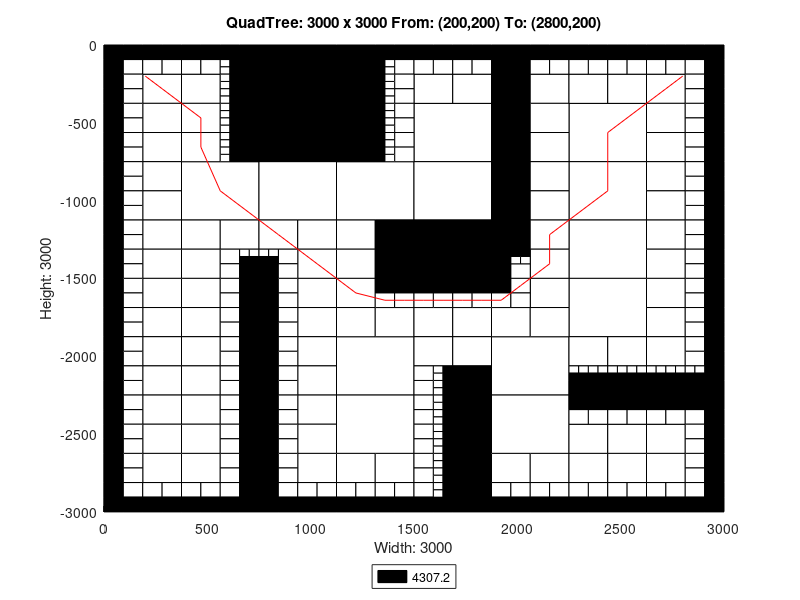

Write MATLAB code to recreate this figure.
axis([0 3000 -3000 0]);
title('QuadTree: 3000 x 3000 From: (200,200) To: (2800,200)');
xlabel('Width: 3000');
ylabel('Height: 3000');
rectangle('Position',[750 -375 375 375], 'FaceColor',[0 0 0]);
rectangle('Position',[750 -750 375 375], 'FaceColor',[0 0 0]);
rectangle('Position',[375 -1125 375 375], 'FaceColor',[1 1 1]);
rectangle('Position',[750 -1125 375 375], 'FaceColor',[1 1 1]);
rectangle('Position',[1125 -1125 375 375], 'FaceColor',[1 1 1]);
rectangle('Position',[1500 -750 375 375], 'FaceColor',[1 1 1]);
rectangle('Position',[2250 -750 375 375], 'FaceColor',[1 1 1]);
rectangle('Position',[1500 -1125 375 375], 'FaceColor',[1 1 1]);
rectangle('Position',[1500 -1500 375 375], 'FaceColor',[0 0 0]);
rectangle('Position',[2250 -1125 375 375], 'FaceColor',[1 1 1]);
rectangle('Position',[2250 -1500 375 375], 'FaceColor',[1 1 1]);
rectangle('Position',[1125 -2250 375 375], 'FaceColor',[1 1 1]);
rectangle('Position',[1125 -2625 375 375], 'FaceColor',[1 1 1]);
rectangle('Position',[1875 -2250 375 375], 'FaceColor',[1 1 1]);
rectangle('Position',[2250 -1875 375 375], 'FaceColor',[1 1 1]);
rectangle('Position',[1875 -2625 375 375], 'FaceColor',[1 1 1]);
rectangle('Position',[187.5 -375 187.5 187.5], 'FaceColor',[1 1 1]);
rectangle('Position',[375 -375 187.5 187.5], 'FaceColor',[1 1 1]);
rectangle('Position',[187.5 -562.5 187.5 187.5], 'FaceColor',[1 1 1]);
rectangle('Position',[187.5 -750 187.5 187.5], 'FaceColor',[1 1 1]);
rectangle('Position',[375 -562.5 187.5 187.5], 'FaceColor',[1 1 1]);
rectangle('Position',[375 -750 187.5 187.5], 'FaceColor',[1 1 1]);
rectangle('Position',[1125 -187.5 187.5 187.5], 'FaceColor',[0 0 0]);
rectangle('Position',[1125 -375 187.5 187.5], 'FaceColor',[0 0 0]);
rectangle('Position',[1125 -562.5 187.5 187.5], 'FaceColor',[0 0 0]);
rectangle('Position',[1125 -750 187.5 187.5], 'FaceColor',[0 0 0]);
rectangle('Position',[187.5 -937.5 187.5 187.5], 'FaceColor',[1 1 1]);
rectangle('Position',[187.5 -1125 187.5 187.5], 'FaceColor',[1 1 1]);
rectangle('Position',[187.5 -1312.5 187.5 187.5], 'FaceColor',[1 1 1]);
rectangle('Position',[187.5 -1500 187.5 187.5], 'FaceColor',[1 1 1]);
rectangle('Position',[375 -1312.5 187.5 187.5], 'FaceColor',[1 1 1]);
rectangle('Position',[562.5 -1312.5 187.5 187.5], 'FaceColor',[1 1 1]);
rectangle('Position',[375 -1500 187.5 187.5], 'FaceColor',[1 1 1]);
rectangle('Position',[750 -1312.5 187.5 187.5], 'FaceColor',[1 1 1]);
rectangle('Position',[937.5 -1312.5 187.5 187.5], 'FaceColor',[1 1 1]);
rectangle('Position',[937.5 -1500 187.5 187.5], 'FaceColor',[1 1 1]);
rectangle('Position',[1125 -1312.5 187.5 187.5], 'FaceColor',[1 1 1]);
rectangle('Position',[1312.5 -1312.5 187.5 187.5], 'FaceColor',[0 0 0]);
rectangle('Position',[1125 -1500 187.5 187.5], 'FaceColor',[1 1 1]);
rectangle('Position',[1312.5 -1500 187.5 187.5], 'FaceColor',[0 0 0]);
rectangle('Position',[1500 -375 187.5 187.5], 'FaceColor',[1 1 1]);
rectangle('Position',[1687.5 -375 187.5 187.5], 'FaceColor',[1 1 1]);
rectangle('Position',[1875 -187.5 187.5 187.5], 'FaceColor',[0 0 0]);
rectangle('Position',[1875 -375 187.5 187.5], 'FaceColor',[0 0 0]);
rectangle('Position',[2062.5 -375 187.5 187.5], 'FaceColor',[1 1 1]);
rectangle('Position',[1875 -562.5 187.5 187.5], 'FaceColor',[0 0 0]);
rectangle('Position',[2062.5 -562.5 187.5 187.5], 'FaceColor',[1 1 1]);
rectangle('Position',[1875 -750 187.5 187.5], 'FaceColor',[0 0 0]);
rectangle('Position',[2062.5 -750 187.5 187.5], 'FaceColor',[1 1 1]);
rectangle('Position',[2250 -375 187.5 187.5], 'FaceColor',[1 1 1]);
rectangle('Position',[2437.5 -375 187.5 187.5], 'FaceColor',[1 1 1]);
rectangle('Position',[2625 -375 187.5 187.5], 'FaceColor',[1 1 1]);
rectangle('Position',[2625 -562.5 187.5 187.5], 'FaceColor',[1 1 1]);
rectangle('Position',[2625 -750 187.5 187.5], 'FaceColor',[1 1 1]);
rectangle('Position',[1875 -937.5 187.5 187.5], 'FaceColor',[0 0 0]);
rectangle('Position',[2062.5 -937.5 187.5 187.5], 'FaceColor',[1 1 1]);
rectangle('Position',[1875 -1125 187.5 187.5], 'FaceColor',[0 0 0]);
rectangle('Position',[2062.5 -1125 187.5 187.5], 'FaceColor',[1 1 1]);
rectangle('Position',[1875 -1312.5 187.5 187.5], 'FaceColor',[0 0 0]);
rectangle('Position',[2062.5 -1312.5 187.5 187.5], 'FaceColor',[1 1 1]);
rectangle('Position',[2062.5 -1500 187.5 187.5], 'FaceColor',[1 1 1]);
rectangle('Position',[2625 -937.5 187.5 187.5], 'FaceColor',[1 1 1]);
rectangle('Position',[2625 -1125 187.5 187.5], 'FaceColor',[1 1 1]);
rectangle('Position',[2625 -1312.5 187.5 187.5], 'FaceColor',[1 1 1]);
rectangle('Position',[2625 -1500 187.5 187.5], 'FaceColor',[1 1 1]);
rectangle('Position',[187.5 -1687.5 187.5 187.5], 'FaceColor',[1 1 1]);
rectangle('Position',[187.5 -1875 187.5 187.5], 'FaceColor',[1 1 1]);
rectangle('Position',[375 -1687.5 187.5 187.5], 'FaceColor',[1 1 1]);
rectangle('Position',[375 -1875 187.5 187.5], 'FaceColor',[1 1 1]);
rectangle('Position',[187.5 -2062.5 187.5 187.5], 'FaceColor',[1 1 1]);
rectangle('Position',[187.5 -2250 187.5 187.5], 'FaceColor',[1 1 1]);
rectangle('Position',[375 -2062.5 187.5 187.5], 'FaceColor',[1 1 1]);
rectangle('Position',[375 -2250 187.5 187.5], 'FaceColor',[1 1 1]);
rectangle('Position',[937.5 -1687.5 187.5 187.5], 'FaceColor',[1 1 1]);
rectangle('Position',[937.5 -1875 187.5 187.5], 'FaceColor',[1 1 1]);
rectangle('Position',[1125 -1687.5 187.5 187.5], 'FaceColor',[1 1 1]);
rectangle('Position',[1125 -1875 187.5 187.5], 'FaceColor',[1 1 1]);
rectangle('Position',[1312.5 -1875 187.5 187.5], 'FaceColor',[1 1 1]);
rectangle('Position',[937.5 -2062.5 187.5 187.5], 'FaceColor',[1 1 1]);
rectangle('Position',[937.5 -2250 187.5 187.5], 'FaceColor',[1 1 1]);
rectangle('Position',[187.5 -2437.5 187.5 187.5], 'FaceColor',[1 1 1]);
rectangle('Position',[187.5 -2625 187.5 187.5], 'FaceColor',[1 1 1]);
rectangle('Position',[375 -2437.5 187.5 187.5], 'FaceColor',[1 1 1]);
rectangle('Position',[375 -2625 187.5 187.5], 'FaceColor',[1 1 1]);
rectangle('Position',[187.5 -2812.5 187.5 187.5], 'FaceColor',[1 1 1]);
rectangle('Position',[375 -2812.5 187.5 187.5], 'FaceColor',[1 1 1]);
rectangle('Position',[937.5 -2437.5 187.5 187.5], 'FaceColor',[1 1 1]);
rectangle('Position',[937.5 -2625 187.5 187.5], 'FaceColor',[1 1 1]);
rectangle('Position',[937.5 -2812.5 187.5 187.5], 'FaceColor',[1 1 1]);
rectangle('Position',[1125 -2812.5 187.5 187.5], 'FaceColor',[1 1 1]);
rectangle('Position',[1312.5 -2812.5 187.5 187.5], 'FaceColor',[1 1 1]);
rectangle('Position',[1500 -1875 187.5 187.5], 'FaceColor',[1 1 1]);
rectangle('Position',[1687.5 -1875 187.5 187.5], 'FaceColor',[1 1 1]);
rectangle('Position',[2062.5 -1687.5 187.5 187.5], 'FaceColor',[1 1 1]);
rectangle('Position',[1875 -1875 187.5 187.5], 'FaceColor',[1 1 1]);
rectangle('Position',[2062.5 -1875 187.5 187.5], 'FaceColor',[1 1 1]);
rectangle('Position',[1500 -2062.5 187.5 187.5], 'FaceColor',[1 1 1]);
rectangle('Position',[1687.5 -2062.5 187.5 187.5], 'FaceColor',[1 1 1]);
rectangle('Position',[1687.5 -2250 187.5 187.5], 'FaceColor',[0 0 0]);
rectangle('Position',[2625 -1687.5 187.5 187.5], 'FaceColor',[1 1 1]);
rectangle('Position',[2625 -1875 187.5 187.5], 'FaceColor',[1 1 1]);
rectangle('Position',[2250 -2062.5 187.5 187.5], 'FaceColor',[1 1 1]);
rectangle('Position',[2437.5 -2062.5 187.5 187.5], 'FaceColor',[1 1 1]);
rectangle('Position',[2625 -2062.5 187.5 187.5], 'FaceColor',[1 1 1]);
rectangle('Position',[1687.5 -2437.5 187.5 187.5], 'FaceColor',[0 0 0]);
rectangle('Position',[1687.5 -2625 187.5 187.5], 'FaceColor',[0 0 0]);
rectangle('Position',[1687.5 -2812.5 187.5 187.5], 'FaceColor',[0 0 0]);
rectangle('Position',[1687.5 -3000 187.5 187.5], 'FaceColor',[0 0 0]);
rectangle('Position',[1875 -2812.5 187.5 187.5], 'FaceColor',[1 1 1]);
rectangle('Position',[2062.5 -2812.5 187.5 187.5], 'FaceColor',[1 1 1]);
rectangle('Position',[2250 -2625 187.5 187.5], 'FaceColor',[1 1 1]);
rectangle('Position',[2437.5 -2625 187.5 187.5], 'FaceColor',[1 1 1]);
rectangle('Position',[2625 -2625 187.5 187.5], 'FaceColor',[1 1 1]);
rectangle('Position',[2250 -2812.5 187.5 187.5], 'FaceColor',[1 1 1]);
rectangle('Position',[2437.5 -2812.5 187.5 187.5], 'FaceColor',[1 1 1]);
rectangle('Position',[2625 -2812.5 187.5 187.5], 'FaceColor',[1 1 1]);
rectangle('Position',[0 -93.75 93.75 93.75], 'FaceColor',[0 0 0]);
rectangle('Position',[93.75 -93.75 93.75 93.75], 'FaceColor',[0 0 0]);
rectangle('Position',[0 -187.5 93.75 93.75], 'FaceColor',[0 0 0]);
rectangle('Position',[93.75 -187.5 93.75 93.75], 'FaceColor',[1 1 1]);
rectangle('Position',[187.5 -93.75 93.75 93.75], 'FaceColor',[0 0 0]);
rectangle('Position',[281.25 -93.75 93.75 93.75], 'FaceColor',[0 0 0]);
rectangle('Position',[187.5 -187.5 93.75 93.75], 'FaceColor',[1 1 1]);
rectangle('Position',[281.25 -187.5 93.75 93.75], 'FaceColor',[1 1 1]);
rectangle('Position',[0 -281.25 93.75 93.75], 'FaceColor',[0 0 0]);
rectangle('Position',[93.75 -281.25 93.75 93.75], 'FaceColor',[1 1 1]);
rectangle('Position',[0 -375 93.75 93.75], 'FaceColor',[0 0 0]);
rectangle('Position',[93.75 -375 93.75 93.75], 'FaceColor',[1 1 1]);
rectangle('Position',[375 -93.75 93.75 93.75], 'FaceColor',[0 0 0]);
rectangle('Position',[468.75 -93.75 93.75 93.75], 'FaceColor',[0 0 0]);
rectangle('Position',[375 -187.5 93.75 93.75], 'FaceColor',[1 1 1]);
rectangle('Position',[468.75 -187.5 93.75 93.75], 'FaceColor',[1 1 1]);
rectangle('Position',[562.5 -93.75 93.75 93.75], 'FaceColor',[0 0 0]);
rectangle('Position',[656.25 -93.75 93.75 93.75], 'FaceColor',[0 0 0]);
rectangle('Position',[656.25 -187.5 93.75 93.75], 'FaceColor',[0 0 0]);
rectangle('Position',[656.25 -281.25 93.75 93.75], 'FaceColor',[0 0 0]);
rectangle('Position',[656.25 -375 93.75 93.75], 'FaceColor',[0 0 0]);
rectangle('Position',[0 -468.75 93.75 93.75], 'FaceColor',[0 0 0]);
rectangle('Position',[93.75 -468.75 93.75 93.75], 'FaceColor',[1 1 1]);
rectangle('Position',[0 -562.5 93.75 93.75], 'FaceColor',[0 0 0]);
rectangle('Position',[93.75 -562.5 93.75 93.75], 'FaceColor',[1 1 1]);
rectangle('Position',[0 -656.25 93.75 93.75], 'FaceColor',[0 0 0]);
rectangle('Position',[93.75 -656.25 93.75 93.75], 'FaceColor',[1 1 1]);
rectangle('Position',[0 -750 93.75 93.75], 'FaceColor',[0 0 0]);
rectangle('Position',[93.75 -750 93.75 93.75], 'FaceColor',[1 1 1]);
rectangle('Position',[656.25 -468.75 93.75 93.75], 'FaceColor',[0 0 0]);
rectangle('Position',[656.25 -562.5 93.75 93.75], 'FaceColor',[0 0 0]);
rectangle('Position',[656.25 -656.25 93.75 93.75], 'FaceColor',[0 0 0]);
rectangle('Position',[656.25 -750 93.75 93.75], 'FaceColor',[0 0 0]);
rectangle('Position',[1312.5 -93.75 93.75 93.75], 'FaceColor',[0 0 0]);
rectangle('Position',[1406.25 -93.75 93.75 93.75], 'FaceColor',[0 0 0]);
rectangle('Position',[1406.25 -187.5 93.75 93.75], 'FaceColor',[1 1 1]);
rectangle('Position',[1406.25 -281.25 93.75 93.75], 'FaceColor',[1 1 1]);
rectangle('Position',[1406.25 -375 93.75 93.75], 'FaceColor',[1 1 1]);
rectangle('Position',[1406.25 -468.75 93.75 93.75], 'FaceColor',[1 1 1]);
rectangle('Position',[1406.25 -562.5 93.75 93.75], 'FaceColor',[1 1 1]);
rectangle('Position',[1406.25 -656.25 93.75 93.75], 'FaceColor',[1 1 1]);
rectangle('Position',[1406.25 -750 93.75 93.75], 'FaceColor',[1 1 1]);
rectangle('Position',[0 -843.75 93.75 93.75], 'FaceColor',[0 0 0]);
rectangle('Position',[93.75 -843.75 93.75 93.75], 'FaceColor',[1 1 1]);
rectangle('Position',[0 -937.5 93.75 93.75], 'FaceColor',[0 0 0]);
rectangle('Position',[93.75 -937.5 93.75 93.75], 'FaceColor',[1 1 1]);
rectangle('Position',[0 -1031.25 93.75 93.75], 'FaceColor',[0 0 0]);
rectangle('Position',[93.75 -1031.25 93.75 93.75], 'FaceColor',[1 1 1]);
rectangle('Position',[0 -1125 93.75 93.75], 'FaceColor',[0 0 0]);
rectangle('Position',[93.75 -1125 93.75 93.75], 'FaceColor',[1 1 1]);
rectangle('Position',[0 -1218.75 93.75 93.75], 'FaceColor',[0 0 0]);
rectangle('Position',[93.75 -1218.75 93.75 93.75], 'FaceColor',[1 1 1]);
rectangle('Position',[0 -1312.5 93.75 93.75], 'FaceColor',[0 0 0]);
rectangle('Position',[93.75 -1312.5 93.75 93.75], 'FaceColor',[1 1 1]);
rectangle('Position',[0 -1406.25 93.75 93.75], 'FaceColor',[0 0 0]);
rectangle('Position',[93.75 -1406.25 93.75 93.75], 'FaceColor',[1 1 1]);
rectangle('Position',[0 -1500 93.75 93.75], 'FaceColor',[0 0 0]);
rectangle('Position',[93.75 -1500 93.75 93.75], 'FaceColor',[1 1 1]);
rectangle('Position',[562.5 -1406.25 93.75 93.75], 'FaceColor',[1 1 1]);
rectangle('Position',[562.5 -1500 93.75 93.75], 'FaceColor',[1 1 1]);
rectangle('Position',[656.25 -1500 93.75 93.75], 'FaceColor',[0 0 0]);
rectangle('Position',[843.75 -1406.25 93.75 93.75], 'FaceColor',[1 1 1]);
rectangle('Position',[750 -1500 93.75 93.75], 'FaceColor',[0 0 0]);
rectangle('Position',[843.75 -1500 93.75 93.75], 'FaceColor',[1 1 1]);
rectangle('Position',[1500 -93.75 93.75 93.75], 'FaceColor',[0 0 0]);
rectangle('Position',[1593.75 -93.75 93.75 93.75], 'FaceColor',[0 0 0]);
rectangle('Position',[1500 -187.5 93.75 93.75], 'FaceColor',[1 1 1]);
rectangle('Position',[1593.75 -187.5 93.75 93.75], 'FaceColor',[1 1 1]);
rectangle('Position',[1687.5 -93.75 93.75 93.75], 'FaceColor',[0 0 0]);
rectangle('Position',[1781.25 -93.75 93.75 93.75], 'FaceColor',[0 0 0]);
rectangle('Position',[1687.5 -187.5 93.75 93.75], 'FaceColor',[1 1 1]);
rectangle('Position',[1781.25 -187.5 93.75 93.75], 'FaceColor',[1 1 1]);
rectangle('Position',[2062.5 -93.75 93.75 93.75], 'FaceColor',[0 0 0]);
rectangle('Position',[2156.25 -93.75 93.75 93.75], 'FaceColor',[0 0 0]);
rectangle('Position',[2062.5 -187.5 93.75 93.75], 'FaceColor',[1 1 1]);
rectangle('Position',[2156.25 -187.5 93.75 93.75], 'FaceColor',[1 1 1]);
rectangle('Position',[2250 -93.75 93.75 93.75], 'FaceColor',[0 0 0]);
rectangle('Position',[2343.75 -93.75 93.75 93.75], 'FaceColor',[0 0 0]);
rectangle('Position',[2250 -187.5 93.75 93.75], 'FaceColor',[1 1 1]);
rectangle('Position',[2343.75 -187.5 93.75 93.75], 'FaceColor',[1 1 1]);
rectangle('Position',[2437.5 -93.75 93.75 93.75], 'FaceColor',[0 0 0]);
rectangle('Position',[2531.25 -93.75 93.75 93.75], 'FaceColor',[0 0 0]);
rectangle('Position',[2437.5 -187.5 93.75 93.75], 'FaceColor',[1 1 1]);
rectangle('Position',[2531.25 -187.5 93.75 93.75], 'FaceColor',[1 1 1]);
rectangle('Position',[2625 -93.75 93.75 93.75], 'FaceColor',[0 0 0]);
rectangle('Position',[2718.75 -93.75 93.75 93.75], 'FaceColor',[0 0 0]);
rectangle('Position',[2625 -187.5 93.75 93.75], 'FaceColor',[1 1 1]);
rectangle('Position',[2718.75 -187.5 93.75 93.75], 'FaceColor',[1 1 1]);
rectangle('Position',[2812.5 -93.75 93.75 93.75], 'FaceColor',[0 0 0]);
rectangle('Position',[2906.25 -93.75 93.75 93.75], 'FaceColor',[0 0 0]);
rectangle('Position',[2812.5 -187.5 93.75 93.75], 'FaceColor',[1 1 1]);
rectangle('Position',[2906.25 -187.5 93.75 93.75], 'FaceColor',[0 0 0]);
rectangle('Position',[2812.5 -281.25 93.75 93.75], 'FaceColor',[1 1 1]);
rectangle('Position',[2906.25 -281.25 93.75 93.75], 'FaceColor',[0 0 0]);
rectangle('Position',[2812.5 -375 93.75 93.75], 'FaceColor',[1 1 1]);
rectangle('Position',[2906.25 -375 93.75 93.75], 'FaceColor',[0 0 0]);
rectangle('Position',[2812.5 -468.75 93.75 93.75], 'FaceColor',[1 1 1]);
rectangle('Position',[2906.25 -468.75 93.75 93.75], 'FaceColor',[0 0 0]);
rectangle('Position',[2812.5 -562.5 93.75 93.75], 'FaceColor',[1 1 1]);
rectangle('Position',[2906.25 -562.5 93.75 93.75], 'FaceColor',[0 0 0]);
rectangle('Position',[2812.5 -656.25 93.75 93.75], 'FaceColor',[1 1 1]);
rectangle('Position',[2906.25 -656.25 93.75 93.75], 'FaceColor',[0 0 0]);
rectangle('Position',[2812.5 -750 93.75 93.75], 'FaceColor',[1 1 1]);
rectangle('Position',[2906.25 -750 93.75 93.75], 'FaceColor',[0 0 0]);
rectangle('Position',[1875 -1406.25 93.75 93.75], 'FaceColor',[0 0 0]);
rectangle('Position',[1875 -1500 93.75 93.75], 'FaceColor',[0 0 0]);
rectangle('Position',[1968.75 -1500 93.75 93.75], 'FaceColor',[1 1 1]);
rectangle('Position',[2812.5 -843.75 93.75 93.75], 'FaceColor',[1 1 1]);
rectangle('Position',[2906.25 -843.75 93.75 93.75], 'FaceColor',[0 0 0]);
rectangle('Position',[2812.5 -937.5 93.75 93.75], 'FaceColor',[1 1 1]);
rectangle('Position',[2906.25 -937.5 93.75 93.75], 'FaceColor',[0 0 0]);
rectangle('Position',[2812.5 -1031.25 93.75 93.75], 'FaceColor',[1 1 1]);
rectangle('Position',[2906.25 -1031.25 93.75 93.75], 'FaceColor',[0 0 0]);
rectangle('Position',[2812.5 -1125 93.75 93.75], 'FaceColor',[1 1 1]);
rectangle('Position',[2906.25 -1125 93.75 93.75], 'FaceColor',[0 0 0]);
rectangle('Position',[2812.5 -1218.75 93.75 93.75], 'FaceColor',[1 1 1]);
rectangle('Position',[2906.25 -1218.75 93.75 93.75], 'FaceColor',[0 0 0]);
rectangle('Position',[2812.5 -1312.5 93.75 93.75], 'FaceColor',[1 1 1]);
rectangle('Position',[2906.25 -1312.5 93.75 93.75], 'FaceColor',[0 0 0]);
rectangle('Position',[2812.5 -1406.25 93.75 93.75], 'FaceColor',[1 1 1]);
rectangle('Position',[2906.25 -1406.25 93.75 93.75], 'FaceColor',[0 0 0]);
rectangle('Position',[2812.5 -1500 93.75 93.75], 'FaceColor',[1 1 1]);
rectangle('Position',[2906.25 -1500 93.75 93.75], 'FaceColor',[0 0 0]);
rectangle('Position',[0 -1593.75 93.75 93.75], 'FaceColor',[0 0 0]);
rectangle('Position',[93.75 -1593.75 93.75 93.75], 'FaceColor',[1 1 1]);
rectangle('Position',[0 -1687.5 93.75 93.75], 'FaceColor',[0 0 0]);
rectangle('Position',[93.75 -1687.5 93.75 93.75], 'FaceColor',[1 1 1]);
rectangle('Position',[0 -1781.25 93.75 93.75], 'FaceColor',[0 0 0]);
rectangle('Position',[93.75 -1781.25 93.75 93.75], 'FaceColor',[1 1 1]);
rectangle('Position',[0 -1875 93.75 93.75], 'FaceColor',[0 0 0]);
rectangle('Position',[93.75 -1875 93.75 93.75], 'FaceColor',[1 1 1]);
rectangle('Position',[562.5 -1593.75 93.75 93.75], 'FaceColor',[1 1 1]);
rectangle('Position',[656.25 -1593.75 93.75 93.75], 'FaceColor',[0 0 0]);
rectangle('Position',[562.5 -1687.5 93.75 93.75], 'FaceColor',[1 1 1]);
rectangle('Position',[656.25 -1687.5 93.75 93.75], 'FaceColor',[0 0 0]);
rectangle('Position',[562.5 -1781.25 93.75 93.75], 'FaceColor',[1 1 1]);
rectangle('Position',[656.25 -1781.25 93.75 93.75], 'FaceColor',[0 0 0]);
rectangle('Position',[562.5 -1875 93.75 93.75], 'FaceColor',[1 1 1]);
rectangle('Position',[656.25 -1875 93.75 93.75], 'FaceColor',[0 0 0]);
rectangle('Position',[0 -1968.75 93.75 93.75], 'FaceColor',[0 0 0]);
rectangle('Position',[93.75 -1968.75 93.75 93.75], 'FaceColor',[1 1 1]);
rectangle('Position',[0 -2062.5 93.75 93.75], 'FaceColor',[0 0 0]);
rectangle('Position',[93.75 -2062.5 93.75 93.75], 'FaceColor',[1 1 1]);
rectangle('Position',[0 -2156.25 93.75 93.75], 'FaceColor',[0 0 0]);
rectangle('Position',[93.75 -2156.25 93.75 93.75], 'FaceColor',[1 1 1]);
rectangle('Position',[0 -2250 93.75 93.75], 'FaceColor',[0 0 0]);
rectangle('Position',[93.75 -2250 93.75 93.75], 'FaceColor',[1 1 1]);
rectangle('Position',[562.5 -1968.75 93.75 93.75], 'FaceColor',[1 1 1]);
rectangle('Position',[656.25 -1968.75 93.75 93.75], 'FaceColor',[0 0 0]);
rectangle('Position',[562.5 -2062.5 93.75 93.75], 'FaceColor',[1 1 1]);
rectangle('Position',[656.25 -2062.5 93.75 93.75], 'FaceColor',[0 0 0]);
rectangle('Position',[562.5 -2156.25 93.75 93.75], 'FaceColor',[1 1 1]);
rectangle('Position',[656.25 -2156.25 93.75 93.75], 'FaceColor',[0 0 0]);
rectangle('Position',[562.5 -2250 93.75 93.75], 'FaceColor',[1 1 1]);
rectangle('Position',[656.25 -2250 93.75 93.75], 'FaceColor',[0 0 0]);
rectangle('Position',[750 -1593.75 93.75 93.75], 'FaceColor',[0 0 0]);
rectangle('Position',[843.75 -1593.75 93.75 93.75], 'FaceColor',[1 1 1]);
rectangle('Position',[750 -1687.5 93.75 93.75], 'FaceColor',[0 0 0]);
rectangle('Position',[843.75 -1687.5 93.75 93.75], 'FaceColor',[1 1 1]);
rectangle('Position',[750 -1781.25 93.75 93.75], 'FaceColor',[0 0 0]);
rectangle('Position',[843.75 -1781.25 93.75 93.75], 'FaceColor',[1 1 1]);
rectangle('Position',[750 -1875 93.75 93.75], 'FaceColor',[0 0 0]);
rectangle('Position',[843.75 -1875 93.75 93.75], 'FaceColor',[1 1 1]);
rectangle('Position',[1312.5 -1593.75 93.75 93.75], 'FaceColor',[0 0 0]);
rectangle('Position',[1406.25 -1593.75 93.75 93.75], 'FaceColor',[0 0 0]);
rectangle('Position',[1312.5 -1687.5 93.75 93.75], 'FaceColor',[1 1 1]);
rectangle('Position',[1406.25 -1687.5 93.75 93.75], 'FaceColor',[1 1 1]);
rectangle('Position',[750 -1968.75 93.75 93.75], 'FaceColor',[0 0 0]);
rectangle('Position',[843.75 -1968.75 93.75 93.75], 'FaceColor',[1 1 1]);
rectangle('Position',[750 -2062.5 93.75 93.75], 'FaceColor',[0 0 0]);
rectangle('Position',[843.75 -2062.5 93.75 93.75], 'FaceColor',[1 1 1]);
rectangle('Position',[750 -2156.25 93.75 93.75], 'FaceColor',[0 0 0]);
rectangle('Position',[843.75 -2156.25 93.75 93.75], 'FaceColor',[1 1 1]);
rectangle('Position',[750 -2250 93.75 93.75], 'FaceColor',[0 0 0]);
rectangle('Position',[843.75 -2250 93.75 93.75], 'FaceColor',[1 1 1]);
rectangle('Position',[0 -2343.75 93.75 93.75], 'FaceColor',[0 0 0]);
rectangle('Position',[93.75 -2343.75 93.75 93.75], 'FaceColor',[1 1 1]);
rectangle('Position',[0 -2437.5 93.75 93.75], 'FaceColor',[0 0 0]);
rectangle('Position',[93.75 -2437.5 93.75 93.75], 'FaceColor',[1 1 1]);
rectangle('Position',[0 -2531.25 93.75 93.75], 'FaceColor',[0 0 0]);
rectangle('Position',[93.75 -2531.25 93.75 93.75], 'FaceColor',[1 1 1]);
rectangle('Position',[0 -2625 93.75 93.75], 'FaceColor',[0 0 0]);
rectangle('Position',[93.75 -2625 93.75 93.75], 'FaceColor',[1 1 1]);
rectangle('Position',[562.5 -2343.75 93.75 93.75], 'FaceColor',[1 1 1]);
rectangle('Position',[656.25 -2343.75 93.75 93.75], 'FaceColor',[0 0 0]);
rectangle('Position',[562.5 -2437.5 93.75 93.75], 'FaceColor',[1 1 1]);
rectangle('Position',[656.25 -2437.5 93.75 93.75], 'FaceColor',[0 0 0]);
rectangle('Position',[562.5 -2531.25 93.75 93.75], 'FaceColor',[1 1 1]);
rectangle('Position',[656.25 -2531.25 93.75 93.75], 'FaceColor',[0 0 0]);
rectangle('Position',[562.5 -2625 93.75 93.75], 'FaceColor',[1 1 1]);
rectangle('Position',[656.25 -2625 93.75 93.75], 'FaceColor',[0 0 0]);
rectangle('Position',[0 -2718.75 93.75 93.75], 'FaceColor',[0 0 0]);
rectangle('Position',[93.75 -2718.75 93.75 93.75], 'FaceColor',[1 1 1]);
rectangle('Position',[0 -2812.5 93.75 93.75], 'FaceColor',[0 0 0]);
rectangle('Position',[93.75 -2812.5 93.75 93.75], 'FaceColor',[1 1 1]);
rectangle('Position',[0 -2906.25 93.75 93.75], 'FaceColor',[0 0 0]);
rectangle('Position',[93.75 -2906.25 93.75 93.75], 'FaceColor',[1 1 1]);
rectangle('Position',[0 -3000 93.75 93.75], 'FaceColor',[0 0 0]);
rectangle('Position',[93.75 -3000 93.75 93.75], 'FaceColor',[0 0 0]);
rectangle('Position',[187.5 -2906.25 93.75 93.75], 'FaceColor',[1 1 1]);
rectangle('Position',[281.25 -2906.25 93.75 93.75], 'FaceColor',[1 1 1]);
rectangle('Position',[187.5 -3000 93.75 93.75], 'FaceColor',[0 0 0]);
rectangle('Position',[281.25 -3000 93.75 93.75], 'FaceColor',[0 0 0]);
rectangle('Position',[562.5 -2718.75 93.75 93.75], 'FaceColor',[1 1 1]);
rectangle('Position',[656.25 -2718.75 93.75 93.75], 'FaceColor',[0 0 0]);
rectangle('Position',[562.5 -2812.5 93.75 93.75], 'FaceColor',[1 1 1]);
rectangle('Position',[656.25 -2812.5 93.75 93.75], 'FaceColor',[0 0 0]);
rectangle('Position',[375 -2906.25 93.75 93.75], 'FaceColor',[1 1 1]);
rectangle('Position',[468.75 -2906.25 93.75 93.75], 'FaceColor',[1 1 1]);
rectangle('Position',[375 -3000 93.75 93.75], 'FaceColor',[0 0 0]);
rectangle('Position',[468.75 -3000 93.75 93.75], 'FaceColor',[0 0 0]);
rectangle('Position',[562.5 -2906.25 93.75 93.75], 'FaceColor',[1 1 1]);
rectangle('Position',[656.25 -2906.25 93.75 93.75], 'FaceColor',[0 0 0]);
rectangle('Position',[562.5 -3000 93.75 93.75], 'FaceColor',[0 0 0]);
rectangle('Position',[656.25 -3000 93.75 93.75], 'FaceColor',[0 0 0]);
rectangle('Position',[750 -2343.75 93.75 93.75], 'FaceColor',[0 0 0]);
rectangle('Position',[843.75 -2343.75 93.75 93.75], 'FaceColor',[1 1 1]);
rectangle('Position',[750 -2437.5 93.75 93.75], 'FaceColor',[0 0 0]);
rectangle('Position',[843.75 -2437.5 93.75 93.75], 'FaceColor',[1 1 1]);
rectangle('Position',[750 -2531.25 93.75 93.75], 'FaceColor',[0 0 0]);
rectangle('Position',[843.75 -2531.25 93.75 93.75], 'FaceColor',[1 1 1]);
rectangle('Position',[750 -2625 93.75 93.75], 'FaceColor',[0 0 0]);
rectangle('Position',[843.75 -2625 93.75 93.75], 'FaceColor',[1 1 1]);
rectangle('Position',[750 -2718.75 93.75 93.75], 'FaceColor',[0 0 0]);
rectangle('Position',[843.75 -2718.75 93.75 93.75], 'FaceColor',[1 1 1]);
rectangle('Position',[750 -2812.5 93.75 93.75], 'FaceColor',[0 0 0]);
rectangle('Position',[843.75 -2812.5 93.75 93.75], 'FaceColor',[1 1 1]);
rectangle('Position',[750 -2906.25 93.75 93.75], 'FaceColor',[0 0 0]);
rectangle('Position',[843.75 -2906.25 93.75 93.75], 'FaceColor',[1 1 1]);
rectangle('Position',[750 -3000 93.75 93.75], 'FaceColor',[0 0 0]);
rectangle('Position',[843.75 -3000 93.75 93.75], 'FaceColor',[0 0 0]);
rectangle('Position',[937.5 -2906.25 93.75 93.75], 'FaceColor',[1 1 1]);
rectangle('Position',[1031.25 -2906.25 93.75 93.75], 'FaceColor',[1 1 1]);
rectangle('Position',[937.5 -3000 93.75 93.75], 'FaceColor',[0 0 0]);
rectangle('Position',[1031.25 -3000 93.75 93.75], 'FaceColor',[0 0 0]);
rectangle('Position',[1125 -2906.25 93.75 93.75], 'FaceColor',[1 1 1]);
rectangle('Position',[1218.75 -2906.25 93.75 93.75], 'FaceColor',[1 1 1]);
rectangle('Position',[1125 -3000 93.75 93.75], 'FaceColor',[0 0 0]);
rectangle('Position',[1218.75 -3000 93.75 93.75], 'FaceColor',[0 0 0]);
rectangle('Position',[1312.5 -2906.25 93.75 93.75], 'FaceColor',[1 1 1]);
rectangle('Position',[1406.25 -2906.25 93.75 93.75], 'FaceColor',[1 1 1]);
rectangle('Position',[1312.5 -3000 93.75 93.75], 'FaceColor',[0 0 0]);
rectangle('Position',[1406.25 -3000 93.75 93.75], 'FaceColor',[0 0 0]);
rectangle('Position',[1500 -1593.75 93.75 93.75], 'FaceColor',[0 0 0]);
rectangle('Position',[1593.75 -1593.75 93.75 93.75], 'FaceColor',[0 0 0]);
rectangle('Position',[1500 -1687.5 93.75 93.75], 'FaceColor',[1 1 1]);
rectangle('Position',[1593.75 -1687.5 93.75 93.75], 'FaceColor',[1 1 1]);
rectangle('Position',[1687.5 -1593.75 93.75 93.75], 'FaceColor',[0 0 0]);
rectangle('Position',[1781.25 -1593.75 93.75 93.75], 'FaceColor',[0 0 0]);
rectangle('Position',[1687.5 -1687.5 93.75 93.75], 'FaceColor',[1 1 1]);
rectangle('Position',[1781.25 -1687.5 93.75 93.75], 'FaceColor',[1 1 1]);
rectangle('Position',[1875 -1593.75 93.75 93.75], 'FaceColor',[0 0 0]);
rectangle('Position',[1968.75 -1593.75 93.75 93.75], 'FaceColor',[1 1 1]);
rectangle('Position',[1875 -1687.5 93.75 93.75], 'FaceColor',[1 1 1]);
rectangle('Position',[1968.75 -1687.5 93.75 93.75], 'FaceColor',[1 1 1]);
rectangle('Position',[1500 -2156.25 93.75 93.75], 'FaceColor',[1 1 1]);
rectangle('Position',[1500 -2250 93.75 93.75], 'FaceColor',[1 1 1]);
rectangle('Position',[2812.5 -1593.75 93.75 93.75], 'FaceColor',[1 1 1]);
rectangle('Position',[2906.25 -1593.75 93.75 93.75], 'FaceColor',[0 0 0]);
rectangle('Position',[2812.5 -1687.5 93.75 93.75], 'FaceColor',[1 1 1]);
rectangle('Position',[2906.25 -1687.5 93.75 93.75], 'FaceColor',[0 0 0]);
rectangle('Position',[2812.5 -1781.25 93.75 93.75], 'FaceColor',[1 1 1]);
rectangle('Position',[2906.25 -1781.25 93.75 93.75], 'FaceColor',[0 0 0]);
rectangle('Position',[2812.5 -1875 93.75 93.75], 'FaceColor',[1 1 1]);
rectangle('Position',[2906.25 -1875 93.75 93.75], 'FaceColor',[0 0 0]);
rectangle('Position',[2250 -2250 93.75 93.75], 'FaceColor',[0 0 0]);
rectangle('Position',[2343.75 -2250 93.75 93.75], 'FaceColor',[0 0 0]);
rectangle('Position',[2437.5 -2250 93.75 93.75], 'FaceColor',[0 0 0]);
rectangle('Position',[2531.25 -2250 93.75 93.75], 'FaceColor',[0 0 0]);
rectangle('Position',[2812.5 -1968.75 93.75 93.75], 'FaceColor',[1 1 1]);
rectangle('Position',[2906.25 -1968.75 93.75 93.75], 'FaceColor',[0 0 0]);
rectangle('Position',[2812.5 -2062.5 93.75 93.75], 'FaceColor',[1 1 1]);
rectangle('Position',[2906.25 -2062.5 93.75 93.75], 'FaceColor',[0 0 0]);
rectangle('Position',[2625 -2250 93.75 93.75], 'FaceColor',[0 0 0]);
rectangle('Position',[2718.75 -2250 93.75 93.75], 'FaceColor',[0 0 0]);
rectangle('Position',[2906.25 -2156.25 93.75 93.75], 'FaceColor',[0 0 0]);
rectangle('Position',[2812.5 -2250 93.75 93.75], 'FaceColor',[0 0 0]);
rectangle('Position',[2906.25 -2250 93.75 93.75], 'FaceColor',[0 0 0]);
rectangle('Position',[1500 -2343.75 93.75 93.75], 'FaceColor',[1 1 1]);
rectangle('Position',[1500 -2437.5 93.75 93.75], 'FaceColor',[1 1 1]);
rectangle('Position',[1500 -2531.25 93.75 93.75], 'FaceColor',[1 1 1]);
rectangle('Position',[1500 -2625 93.75 93.75], 'FaceColor',[1 1 1]);
rectangle('Position',[1500 -2718.75 93.75 93.75], 'FaceColor',[1 1 1]);
rectangle('Position',[1500 -2812.5 93.75 93.75], 'FaceColor',[1 1 1]);
rectangle('Position',[1500 -2906.25 93.75 93.75], 'FaceColor',[1 1 1]);
rectangle('Position',[1500 -3000 93.75 93.75], 'FaceColor',[0 0 0]);
rectangle('Position',[1593.75 -3000 93.75 93.75], 'FaceColor',[0 0 0]);
rectangle('Position',[1875 -2906.25 93.75 93.75], 'FaceColor',[1 1 1]);
rectangle('Position',[1968.75 -2906.25 93.75 93.75], 'FaceColor',[1 1 1]);
rectangle('Position',[1875 -3000 93.75 93.75], 'FaceColor',[0 0 0]);
rectangle('Position',[1968.75 -3000 93.75 93.75], 'FaceColor',[0 0 0]);
rectangle('Position',[2062.5 -2906.25 93.75 93.75], 'FaceColor',[1 1 1]);
rectangle('Position',[2156.25 -2906.25 93.75 93.75], 'FaceColor',[1 1 1]);
rectangle('Position',[2062.5 -3000 93.75 93.75], 'FaceColor',[0 0 0]);
rectangle('Position',[2156.25 -3000 93.75 93.75], 'FaceColor',[0 0 0]);
rectangle('Position',[2250 -2343.75 93.75 93.75], 'FaceColor',[0 0 0]);
rectangle('Position',[2343.75 -2343.75 93.75 93.75], 'FaceColor',[0 0 0]);
rectangle('Position',[2250 -2437.5 93.75 93.75], 'FaceColor',[1 1 1]);
rectangle('Position',[2343.75 -2437.5 93.75 93.75], 'FaceColor',[1 1 1]);
rectangle('Position',[2437.5 -2343.75 93.75 93.75], 'FaceColor',[0 0 0]);
rectangle('Position',[2531.25 -2343.75 93.75 93.75], 'FaceColor',[0 0 0]);
rectangle('Position',[2437.5 -2437.5 93.75 93.75], 'FaceColor',[1 1 1]);
rectangle('Position',[2531.25 -2437.5 93.75 93.75], 'FaceColor',[1 1 1]);
rectangle('Position',[2625 -2343.75 93.75 93.75], 'FaceColor',[0 0 0]);
rectangle('Position',[2718.75 -2343.75 93.75 93.75], 'FaceColor',[0 0 0]);
rectangle('Position',[2625 -2437.5 93.75 93.75], 'FaceColor',[1 1 1]);
rectangle('Position',[2718.75 -2437.5 93.75 93.75], 'FaceColor',[1 1 1]);
rectangle('Position',[2812.5 -2343.75 93.75 93.75], 'FaceColor',[0 0 0]);
rectangle('Position',[2906.25 -2343.75 93.75 93.75], 'FaceColor',[0 0 0]);
rectangle('Position',[2812.5 -2437.5 93.75 93.75], 'FaceColor',[1 1 1]);
rectangle('Position',[2906.25 -2437.5 93.75 93.75], 'FaceColor',[0 0 0]);
rectangle('Position',[2812.5 -2531.25 93.75 93.75], 'FaceColor',[1 1 1]);
rectangle('Position',[2906.25 -2531.25 93.75 93.75], 'FaceColor',[0 0 0]);
rectangle('Position',[2812.5 -2625 93.75 93.75], 'FaceColor',[1 1 1]);
rectangle('Position',[2906.25 -2625 93.75 93.75], 'FaceColor',[0 0 0]);
rectangle('Position',[2250 -2906.25 93.75 93.75], 'FaceColor',[1 1 1]);
rectangle('Position',[2343.75 -2906.25 93.75 93.75], 'FaceColor',[1 1 1]);
rectangle('Position',[2250 -3000 93.75 93.75], 'FaceColor',[0 0 0]);
rectangle('Position',[2343.75 -3000 93.75 93.75], 'FaceColor',[0 0 0]);
rectangle('Position',[2437.5 -2906.25 93.75 93.75], 'FaceColor',[1 1 1]);
rectangle('Position',[2531.25 -2906.25 93.75 93.75], 'FaceColor',[1 1 1]);
rectangle('Position',[2437.5 -3000 93.75 93.75], 'FaceColor',[0 0 0]);
rectangle('Position',[2531.25 -3000 93.75 93.75], 'FaceColor',[0 0 0]);
rectangle('Position',[2812.5 -2718.75 93.75 93.75], 'FaceColor',[1 1 1]);
rectangle('Position',[2906.25 -2718.75 93.75 93.75], 'FaceColor',[0 0 0]);
rectangle('Position',[2812.5 -2812.5 93.75 93.75], 'FaceColor',[1 1 1]);
rectangle('Position',[2906.25 -2812.5 93.75 93.75], 'FaceColor',[0 0 0]);
rectangle('Position',[2625 -2906.25 93.75 93.75], 'FaceColor',[1 1 1]);
rectangle('Position',[2718.75 -2906.25 93.75 93.75], 'FaceColor',[1 1 1]);
rectangle('Position',[2625 -3000 93.75 93.75], 'FaceColor',[0 0 0]);
rectangle('Position',[2718.75 -3000 93.75 93.75], 'FaceColor',[0 0 0]);
rectangle('Position',[2812.5 -2906.25 93.75 93.75], 'FaceColor',[1 1 1]);
rectangle('Position',[2906.25 -2906.25 93.75 93.75], 'FaceColor',[0 0 0]);
rectangle('Position',[2812.5 -3000 93.75 93.75], 'FaceColor',[0 0 0]);
rectangle('Position',[2906.25 -3000 93.75 93.75], 'FaceColor',[0 0 0]);
rectangle('Position',[562.5 -140.625 46.875 46.875], 'FaceColor',[1 1 1]);
rectangle('Position',[609.375 -140.625 46.875 46.875], 'FaceColor',[0 0 0]);
rectangle('Position',[562.5 -187.5 46.875 46.875], 'FaceColor',[1 1 1]);
rectangle('Position',[609.375 -187.5 46.875 46.875], 'FaceColor',[0 0 0]);
rectangle('Position',[562.5 -234.375 46.875 46.875], 'FaceColor',[1 1 1]);
rectangle('Position',[609.375 -234.375 46.875 46.875], 'FaceColor',[0 0 0]);
rectangle('Position',[562.5 -281.25 46.875 46.875], 'FaceColor',[1 1 1]);
rectangle('Position',[609.375 -281.25 46.875 46.875], 'FaceColor',[0 0 0]);
rectangle('Position',[562.5 -328.125 46.875 46.875], 'FaceColor',[1 1 1]);
rectangle('Position',[609.375 -328.125 46.875 46.875], 'FaceColor',[0 0 0]);
rectangle('Position',[562.5 -375 46.875 46.875], 'FaceColor',[1 1 1]);
rectangle('Position',[609.375 -375 46.875 46.875], 'FaceColor',[0 0 0]);
rectangle('Position',[562.5 -421.875 46.875 46.875], 'FaceColor',[1 1 1]);
rectangle('Position',[609.375 -421.875 46.875 46.875], 'FaceColor',[0 0 0]);
rectangle('Position',[562.5 -468.75 46.875 46.875], 'FaceColor',[1 1 1]);
rectangle('Position',[609.375 -468.75 46.875 46.875], 'FaceColor',[0 0 0]);
rectangle('Position',[562.5 -515.625 46.875 46.875], 'FaceColor',[1 1 1]);
rectangle('Position',[609.375 -515.625 46.875 46.875], 'FaceColor',[0 0 0]);
rectangle('Position',[562.5 -562.5 46.875 46.875], 'FaceColor',[1 1 1]);
rectangle('Position',[609.375 -562.5 46.875 46.875], 'FaceColor',[0 0 0]);
rectangle('Position',[562.5 -609.375 46.875 46.875], 'FaceColor',[1 1 1]);
rectangle('Position',[609.375 -609.375 46.875 46.875], 'FaceColor',[0 0 0]);
rectangle('Position',[562.5 -656.25 46.875 46.875], 'FaceColor',[1 1 1]);
rectangle('Position',[609.375 -656.25 46.875 46.875], 'FaceColor',[0 0 0]);
rectangle('Position',[562.5 -703.125 46.875 46.875], 'FaceColor',[1 1 1]);
rectangle('Position',[609.375 -703.125 46.875 46.875], 'FaceColor',[0 0 0]);
rectangle('Position',[562.5 -750 46.875 46.875], 'FaceColor',[1 1 1]);
rectangle('Position',[609.375 -750 46.875 46.875], 'FaceColor',[0 0 0]);
rectangle('Position',[1312.5 -140.625 46.875 46.875], 'FaceColor',[0 0 0]);
rectangle('Position',[1359.38 -140.625 46.875 46.875], 'FaceColor',[1 1 1]);
rectangle('Position',[1312.5 -187.5 46.875 46.875], 'FaceColor',[0 0 0]);
rectangle('Position',[1359.38 -187.5 46.875 46.875], 'FaceColor',[1 1 1]);
rectangle('Position',[1312.5 -234.375 46.875 46.875], 'FaceColor',[0 0 0]);
rectangle('Position',[1359.38 -234.375 46.875 46.875], 'FaceColor',[1 1 1]);
rectangle('Position',[1312.5 -281.25 46.875 46.875], 'FaceColor',[0 0 0]);
rectangle('Position',[1359.38 -281.25 46.875 46.875], 'FaceColor',[1 1 1]);
rectangle('Position',[1312.5 -328.125 46.875 46.875], 'FaceColor',[0 0 0]);
rectangle('Position',[1359.38 -328.125 46.875 46.875], 'FaceColor',[1 1 1]);
rectangle('Position',[1312.5 -375 46.875 46.875], 'FaceColor',[0 0 0]);
rectangle('Position',[1359.38 -375 46.875 46.875], 'FaceColor',[1 1 1]);
rectangle('Position',[1312.5 -421.875 46.875 46.875], 'FaceColor',[0 0 0]);
rectangle('Position',[1359.38 -421.875 46.875 46.875], 'FaceColor',[1 1 1]);
rectangle('Position',[1312.5 -468.75 46.875 46.875], 'FaceColor',[0 0 0]);
rectangle('Position',[1359.38 -468.75 46.875 46.875], 'FaceColor',[1 1 1]);
rectangle('Position',[1312.5 -515.625 46.875 46.875], 'FaceColor',[0 0 0]);
rectangle('Position',[1359.38 -515.625 46.875 46.875], 'FaceColor',[1 1 1]);
rectangle('Position',[1312.5 -562.5 46.875 46.875], 'FaceColor',[0 0 0]);
rectangle('Position',[1359.38 -562.5 46.875 46.875], 'FaceColor',[1 1 1]);
rectangle('Position',[1312.5 -609.375 46.875 46.875], 'FaceColor',[0 0 0]);
rectangle('Position',[1359.38 -609.375 46.875 46.875], 'FaceColor',[1 1 1]);
rectangle('Position',[1312.5 -656.25 46.875 46.875], 'FaceColor',[0 0 0]);
rectangle('Position',[1359.38 -656.25 46.875 46.875], 'FaceColor',[1 1 1]);
rectangle('Position',[1312.5 -703.125 46.875 46.875], 'FaceColor',[0 0 0]);
rectangle('Position',[1359.38 -703.125 46.875 46.875], 'FaceColor',[1 1 1]);
rectangle('Position',[1312.5 -750 46.875 46.875], 'FaceColor',[0 0 0]);
rectangle('Position',[1359.38 -750 46.875 46.875], 'FaceColor',[1 1 1]);
rectangle('Position',[656.25 -1359.38 46.875 46.875], 'FaceColor',[1 1 1]);
rectangle('Position',[703.125 -1359.38 46.875 46.875], 'FaceColor',[1 1 1]);
rectangle('Position',[656.25 -1406.25 46.875 46.875], 'FaceColor',[0 0 0]);
rectangle('Position',[703.125 -1406.25 46.875 46.875], 'FaceColor',[0 0 0]);
rectangle('Position',[750 -1359.38 46.875 46.875], 'FaceColor',[1 1 1]);
rectangle('Position',[796.875 -1359.38 46.875 46.875], 'FaceColor',[1 1 1]);
rectangle('Position',[750 -1406.25 46.875 46.875], 'FaceColor',[0 0 0]);
rectangle('Position',[796.875 -1406.25 46.875 46.875], 'FaceColor',[0 0 0]);
rectangle('Position',[1968.75 -1359.38 46.875 46.875], 'FaceColor',[0 0 0]);
rectangle('Position',[2015.62 -1359.38 46.875 46.875], 'FaceColor',[0 0 0]);
rectangle('Position',[1968.75 -1406.25 46.875 46.875], 'FaceColor',[1 1 1]);
rectangle('Position',[2015.62 -1406.25 46.875 46.875], 'FaceColor',[1 1 1]);
rectangle('Position',[1593.75 -2109.38 46.875 46.875], 'FaceColor',[1 1 1]);
rectangle('Position',[1640.62 -2109.38 46.875 46.875], 'FaceColor',[0 0 0]);
rectangle('Position',[1593.75 -2156.25 46.875 46.875], 'FaceColor',[1 1 1]);
rectangle('Position',[1640.62 -2156.25 46.875 46.875], 'FaceColor',[0 0 0]);
rectangle('Position',[1593.75 -2203.12 46.875 46.875], 'FaceColor',[1 1 1]);
rectangle('Position',[1640.62 -2203.12 46.875 46.875], 'FaceColor',[0 0 0]);
rectangle('Position',[1593.75 -2250 46.875 46.875], 'FaceColor',[1 1 1]);
rectangle('Position',[1640.62 -2250 46.875 46.875], 'FaceColor',[0 0 0]);
rectangle('Position',[2250 -2109.38 46.875 46.875], 'FaceColor',[1 1 1]);
rectangle('Position',[2296.88 -2109.38 46.875 46.875], 'FaceColor',[1 1 1]);
rectangle('Position',[2250 -2156.25 46.875 46.875], 'FaceColor',[0 0 0]);
rectangle('Position',[2296.88 -2156.25 46.875 46.875], 'FaceColor',[0 0 0]);
rectangle('Position',[2343.75 -2109.38 46.875 46.875], 'FaceColor',[1 1 1]);
rectangle('Position',[2390.62 -2109.38 46.875 46.875], 'FaceColor',[1 1 1]);
rectangle('Position',[2343.75 -2156.25 46.875 46.875], 'FaceColor',[0 0 0]);
rectangle('Position',[2390.62 -2156.25 46.875 46.875], 'FaceColor',[0 0 0]);
rectangle('Position',[2437.5 -2109.38 46.875 46.875], 'FaceColor',[1 1 1]);
rectangle('Position',[2484.38 -2109.38 46.875 46.875], 'FaceColor',[1 1 1]);
rectangle('Position',[2437.5 -2156.25 46.875 46.875], 'FaceColor',[0 0 0]);
rectangle('Position',[2484.38 -2156.25 46.875 46.875], 'FaceColor',[0 0 0]);
rectangle('Position',[2531.25 -2109.38 46.875 46.875], 'FaceColor',[1 1 1]);
rectangle('Position',[2578.12 -2109.38 46.875 46.875], 'FaceColor',[1 1 1]);
rectangle('Position',[2531.25 -2156.25 46.875 46.875], 'FaceColor',[0 0 0]);
rectangle('Position',[2578.12 -2156.25 46.875 46.875], 'FaceColor',[0 0 0]);
rectangle('Position',[2625 -2109.38 46.875 46.875], 'FaceColor',[1 1 1]);
rectangle('Position',[2671.88 -2109.38 46.875 46.875], 'FaceColor',[1 1 1]);
rectangle('Position',[2625 -2156.25 46.875 46.875], 'FaceColor',[0 0 0]);
rectangle('Position',[2671.88 -2156.25 46.875 46.875], 'FaceColor',[0 0 0]);
rectangle('Position',[2718.75 -2109.38 46.875 46.875], 'FaceColor',[1 1 1]);
rectangle('Position',[2765.62 -2109.38 46.875 46.875], 'FaceColor',[1 1 1]);
rectangle('Position',[2718.75 -2156.25 46.875 46.875], 'FaceColor',[0 0 0]);
rectangle('Position',[2765.62 -2156.25 46.875 46.875], 'FaceColor',[0 0 0]);
rectangle('Position',[2812.5 -2109.38 46.875 46.875], 'FaceColor',[1 1 1]);
rectangle('Position',[2859.38 -2109.38 46.875 46.875], 'FaceColor',[1 1 1]);
rectangle('Position',[2812.5 -2156.25 46.875 46.875], 'FaceColor',[0 0 0]);
rectangle('Position',[2859.38 -2156.25 46.875 46.875], 'FaceColor',[0 0 0]);
rectangle('Position',[1593.75 -2296.88 46.875 46.875], 'FaceColor',[1 1 1]);
rectangle('Position',[1640.62 -2296.88 46.875 46.875], 'FaceColor',[0 0 0]);
rectangle('Position',[1593.75 -2343.75 46.875 46.875], 'FaceColor',[1 1 1]);
rectangle('Position',[1640.62 -2343.75 46.875 46.875], 'FaceColor',[0 0 0]);
rectangle('Position',[1593.75 -2390.62 46.875 46.875], 'FaceColor',[1 1 1]);
rectangle('Position',[1640.62 -2390.62 46.875 46.875], 'FaceColor',[0 0 0]);
rectangle('Position',[1593.75 -2437.5 46.875 46.875], 'FaceColor',[1 1 1]);
rectangle('Position',[1640.62 -2437.5 46.875 46.875], 'FaceColor',[0 0 0]);
rectangle('Position',[1593.75 -2484.38 46.875 46.875], 'FaceColor',[1 1 1]);
rectangle('Position',[1640.62 -2484.38 46.875 46.875], 'FaceColor',[0 0 0]);
rectangle('Position',[1593.75 -2531.25 46.875 46.875], 'FaceColor',[1 1 1]);
rectangle('Position',[1640.62 -2531.25 46.875 46.875], 'FaceColor',[0 0 0]);
rectangle('Position',[1593.75 -2578.12 46.875 46.875], 'FaceColor',[1 1 1]);
rectangle('Position',[1640.62 -2578.12 46.875 46.875], 'FaceColor',[0 0 0]);
rectangle('Position',[1593.75 -2625 46.875 46.875], 'FaceColor',[1 1 1]);
rectangle('Position',[1640.62 -2625 46.875 46.875], 'FaceColor',[0 0 0]);
rectangle('Position',[1593.75 -2671.88 46.875 46.875], 'FaceColor',[1 1 1]);
rectangle('Position',[1640.62 -2671.88 46.875 46.875], 'FaceColor',[0 0 0]);
rectangle('Position',[1593.75 -2718.75 46.875 46.875], 'FaceColor',[1 1 1]);
rectangle('Position',[1640.62 -2718.75 46.875 46.875], 'FaceColor',[0 0 0]);
rectangle('Position',[1593.75 -2765.62 46.875 46.875], 'FaceColor',[1 1 1]);
rectangle('Position',[1640.62 -2765.62 46.875 46.875], 'FaceColor',[0 0 0]);
rectangle('Position',[1593.75 -2812.5 46.875 46.875], 'FaceColor',[1 1 1]);
rectangle('Position',[1640.62 -2812.5 46.875 46.875], 'FaceColor',[0 0 0]);
rectangle('Position',[1593.75 -2859.38 46.875 46.875], 'FaceColor',[1 1 1]);
rectangle('Position',[1640.62 -2859.38 46.875 46.875], 'FaceColor',[0 0 0]);
rectangle('Position',[1593.75 -2906.25 46.875 46.875], 'FaceColor',[1 1 1]);
rectangle('Position',[1640.62 -2906.25 46.875 46.875], 'FaceColor',[0 0 0]);
X=[2800,2718.75,2437.5,2437.5,2156.25,2156.25,2015.62,1921.88,1828.12,1734.38,1640.62,1546.88,1453.12,1359.38,1218.75,1031.25,843.75,562.5,468.75,468.75,281.25,200];
Y=[-200,-281.25,-562.5,-937.5,-1218.75,-1406.25,-1546.88,-1640.62,-1640.62,-1640.62,-1640.62,-1640.62,-1640.62,-1640.62,-1593.75,-1406.25,-1218.75,-937.5,-656.25,-468.75,-281.25,-200];
hold on;
plot(X,Y,'r');
legend('4307.2','Location','southoutside');
